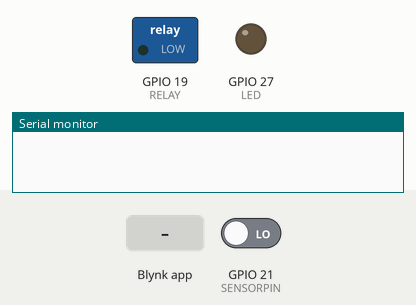
Simulated run of this sketch. Board: ESP32. On the bench: switched loads named in the sketch (green lamp = pin HIGH), output pins drawn as LEDs (lit = HIGH), the last lines printed to the serial monitor. The test bench sets the inputs (shaded band); at power-on: GPIO 21 (SENSORPIN) LOW. WiFi joins after 1.5 s; servers stay silent unless stated.

Above: at 0.1 s.
At 3.0 s:
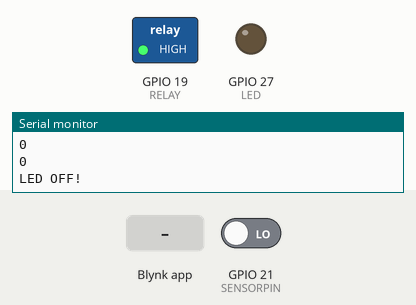
3.1 s: GPIO 21 (SENSORPIN) driven HIGH
At 3.6 s:
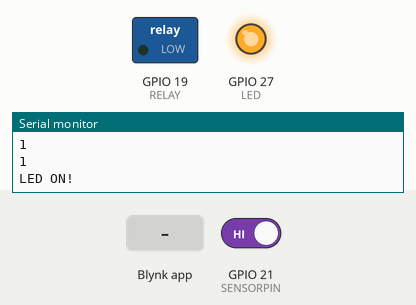
4.6 s: Blynk app writes 1 to V0
Timing chart, 0 to 7.6 s (numbered marks = the images above; inputs shaded):
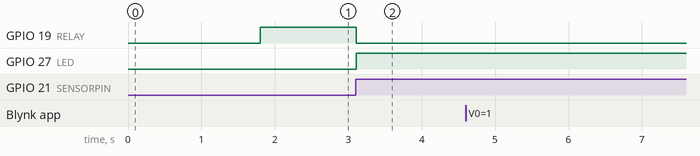

Measured:
- after the input at 3.1 s, GPIO 19 (RELAY): HIGH → LOW at once; GPIO 27 (LED): LOW → HIGH at once

The sketch:

LED_Control_With_LDR.ino
```cpp
#define BLYNK_TEMPLATE_ID ""
#define BLYNK_TEMPLATE_NAME "Light"
#define BLYNK_AUTH_TOKEN ""

#define BLYNK_PRINT Serial

#include <BlynkSimpleEsp32.h>

// Pin Declaration
const int RELAY = 19;
const int SENSORPIN = 21;
const int LED = 27;
bool buttonOn = false;
bool buttonOff = false;
bool LED_STATE = false;

char auth[ ] = BLYNK_AUTH_TOKEN;
char ssid[ ] = "light";
char pass[ ] = "password";


BLYNK_WRITE(V0)  // function for switching off and on LED
{
  int value = (int)param.asInt();

  if (value == 1) {
    digitalWrite(RELAY, LOW);
    digitalWrite(LED, HIGH);
    buttonOn = true;
    Serial.print("V0 Slider value is: ");
    Serial.println(value);
  }
  else {
    digitalWrite(RELAY, HIGH);
    digitalWrite(LED, LOW);
    buttonOn = false;
  }
  Serial.print("V0 Slider value is: ");
  Serial.println(value);

}


void setup() {
  // put your setup code here, to run once:

  Serial.begin(9600); // Initialize serial communication for debugging
  pinMode(RELAY, OUTPUT);
  pinMode(LED, OUTPUT);
  pinMode(SENSORPIN, INPUT); // Set the sensor pin as an input
  digitalWrite(RELAY, LOW);
  Blynk.begin(auth, ssid, pass);
}

void loop() {
  Blynk.run();
  int sensorValue = digitalRead(SENSORPIN);
  Serial.println(sensorValue);
  if (buttonOn == false) {
    if ( LED_STATE == false) {
      LED_STATE = true;
      if (sensorValue == 1) {
        Serial.println("LED ON!"); // Print a message when an obstacle is detected
        digitalWrite(RELAY, LOW);
        digitalWrite(LED,   HIGH);
        //        Blynk.virtualWrite(V0, 1);
        delay(100);
      }
    } else if (LED_STATE = true) {
      LED_STATE = false;
      if (sensorValue == 0) {
        Serial.println("LED OFF!"); // Print a message when no obstacle is detected
        digitalWrite(RELAY, HIGH);
        digitalWrite(LED, LOW);
        //        Blynk.virtualWrite(V0, 0);
        delay(100);
      }
    }
  }
}
```
